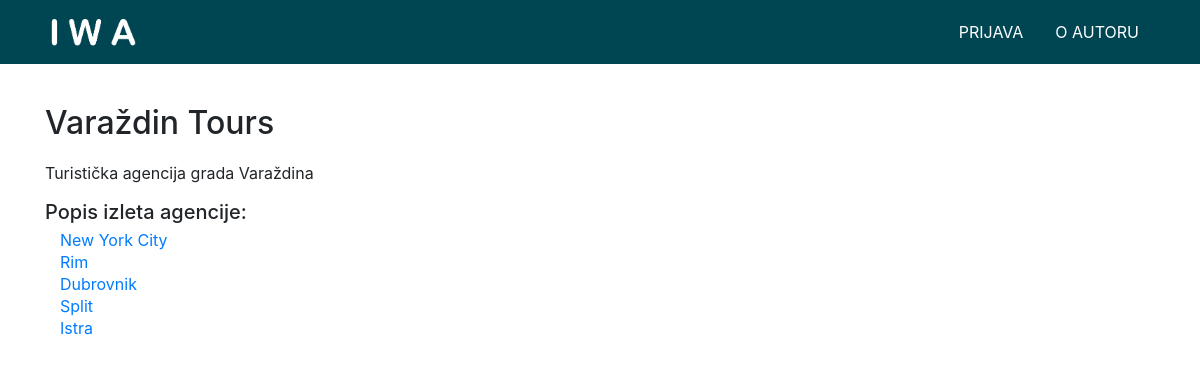
The page /single_agency.php?id=1 on the database its author committed.
### tables this page shows
CREATE TABLE IF NOT EXISTS `agencija` (
  `agencija_id` INT(10) NOT NULL AUTO_INCREMENT,
  `moderator_id` INT(10) NOT NULL,
  `naziv` VARCHAR(50) NOT NULL,
  `opis` TEXT NOT NULL,
  PRIMARY KEY (`agencija_id`, `moderator_id`),
  INDEX `fk_udruga_korisnik1_idx` (`moderator_id` ASC),
  CONSTRAINT `fk_udruga_korisnik1`
    FOREIGN KEY (`moderator_id`)
    REFERENCES `korisnik` (`korisnik_id`)
    ON DELETE NO ACTION
    ON UPDATE NO ACTION);

CREATE TABLE IF NOT EXISTS `rezervacija` (
  `rezervacija_id` INT(10) NOT NULL AUTO_INCREMENT,
  `agencija_id` INT(10) NOT NULL,
  `izlet_id` INT(10) NOT NULL,
  `broj_mjesta` INT(10) NOT NULL,
  INDEX `fk_agencija_has_korisnik_agencija1_idx` (`agencija_id` ASC),
  INDEX `fk_rezervacija_izlet1_idx` (`izlet_id` ASC),
  PRIMARY KEY (`rezervacija_id`),
  CONSTRAINT `fk_agencija_has_korisnik_agencija1`
    FOREIGN KEY (`agencija_id`)
    REFERENCES `agencija` (`agencija_id`)
    ON DELETE NO ACTION
    ON UPDATE NO ACTION,
  CONSTRAINT `fk_rezervacija_izlet1`
    FOREIGN KEY (`izlet_id`)
    REFERENCES `izlet` (`izlet_id`)
    ON DELETE NO ACTION
    ON UPDATE NO ACTION);

CREATE TABLE IF NOT EXISTS `izlet` (
  `izlet_id` INT(10) NOT NULL AUTO_INCREMENT,
  `odrediste` VARCHAR(50) NOT NULL,
  `opis` TEXT NOT NULL,
  `datum_vrijeme_polaska` DATETIME NOT NULL,
  `ukupan_broj_mjesta` INT(10) NOT NULL,
  `slika` TEXT NOT NULL,
  `video` TEXT NULL,
  `organiziran` TINYINT(1) NULL,
  PRIMARY KEY (`izlet_id`));

### baza.php (called while the page is built, shortened)
<?php
function izvrsiUpit($veza,$upit){
	$rezultat = mysqli_query($veza,$upit);
	return $rezultat;
}
?>

### single_agency.php (the view, shortened to what this page needs)
<?php
include_once("baza.php");
$v = otvoriVezu();
$id = $_GET['id'];
$q1 = "SELECT * FROM agencija WHERE agencija_id = '$id';";
$agency_title = izvrsiUpit($v, $q1);
if (isset($_SESSION["tip"]) && $_SESSION["tip"] <= 1) {
    $q2 = "SELECT * FROM agencija, rezervacija, izlet
                WHERE agencija.agencija_id = rezervacija.agencija_id
                AND rezervacija.izlet_id = izlet.izlet_id AND agencija.agencija_id = $id ";
    $activities = izvrsiUpit($v, $q2);
    $all_trips = "SELECT * FROM izlet";
    $select_list = izvrsiUpit($v, $all_trips);
} else {
    $q3 = "SELECT * FROM agencija, rezervacija, izlet
                WHERE agencija.agencija_id = rezervacija.agencija_id
                AND rezervacija.izlet_id = izlet.izlet_id AND agencija.agencija_id = $id";
    $activities = izvrsiUpit($v, $q3);
}
?>
<html lang="en">
<head>
    <link rel="stylesheet" href="./css/style.css">
    <link rel="stylesheet" href="./css/header.css">
    <link rel="stylesheet" href="./css/single_agency.css">
    <link rel="stylesheet" href="https://stackpath.bootstrapcdn.com/bootstrap/4.3.1/css/bootstrap.min.css">
</head>
<body>
    <?php
    include("header.php");
    ?>
    <div class="single-agency">
        <div class="single-agency-container container">
            <div class="col-12">
                <?php
                if ($agency_title->num_rows > 0) {
                    while ($row = mysqli_fetch_array($agency_title)) {
                        echo "<h2 class='title'>" . $row['naziv'] . "</h2>";
                        echo "<p class='description'>" . $row['opis'] . "<p>";
                        break;
                    }
                } ?>
                <h5 class='title activities'> Popis izleta agencije: </h5>
                <?php
                if ($activities->num_rows > 0) { ?>
                    <table>
                        <?php
                        if ($activities->num_rows > 0) {
                            while ($row = mysqli_fetch_array($activities)) {
                                echo "<tr>" .
                                    "<td>" . "<a class='description col-6' href=\"trip.php?trip_id=" . $row[8] . "&agency_id=" . $id . "\">" . $row[9] . "</a>" . "</td>"  ?>
                                </tr>
                            <?php }
                    } ?>
                    </table>
                <?php }
            ?>
            </div>
        </div>
    </div>
</body>
</html>

### header.php (shortened to what this page needs)
<header class="header">
  <div class="header-container container">
    <nav class="navigation">
      <a href="index.php" class="logo"></a>
      <ul class="desktop-nav">
        <?php
        if (isset($_SESSION["tip"])) {
          echo '<li><a href="user.php">' . $_SESSION["ime"] . '</a></li>';
          echo '<li><a href="login.php?odjava=1">Odjava</a></li>';
        } else {
          echo '<li><a href="login.php">Prijava</a></li>';
        }
        ?>
        <li><a href="o_autoru.html">O autoru</a></li>
      </ul>
    </nav>
  </div>
</header>

### style.css (style rules this page uses)
* { border: 0; margin: 0; padding: 0; -webkit-box-sizing: border-box; box-sizing: border-box; outline: 0; }
body { line-height: 16px; }
p { font-size: 14px; line-height: 16px; margin: 0px; }
button, input, select, textarea, ul, li, a, h1, h2, h3, h4, h5, h6 { line-height: normal; margin: 0px; }

### header.css (style rules this page uses)
.header { height: 45px; position: fixed; display: -webkit-box; display: -ms-flexbox; display: flex; -webkit-box-pack: center; -ms-flex-pack: center; justify-content: center; z-index: 1000; top: 0; width: 100%; background: #004652; }
.header .header-container { display: -webkit-box; display: -ms-flexbox; display: flex; -webkit-box-align: center; -ms-flex-align: center; align-items: center; }
.header .header-container .navigation { display: -webkit-box; display: -ms-flexbox; display: flex; -webkit-box-pack: justify; -ms-flex-pack: justify; justify-content: space-between; -webkit-box-align: center; -ms-flex-align: center; align-items: center; width: 100%; }
.header .header-container .navigation .logo { height: 25px; width: 205px; background: url(../logo-white.png) no-repeat; background-size: contain; }
.header .header-container .navigation .desktop-nav { display: none; list-style-type: none; margin: 0; padding: 0; }
.header .header-container .navigation .desktop-nav li { float: left; }
.header .header-container .navigation .desktop-nav li a { display: block; font-size: 16px; color: white; text-align: center; text-transform: uppercase; padding: 14px 16px; text-decoration: none; cursor: pointer; }
@media screen and (min-width: 768px) { .header { height: 64px; } }
@media screen and (min-width: 768px) { .header .header-container .navigation .logo { height: 40px; } }
@media screen and (min-width: 992px) { .header .header-container .navigation .desktop-nav { display: -webkit-box; display: -ms-flexbox; display: flex; -webkit-box-align: center; -ms-flex-align: center; align-items: center; } }

### single_agency.css (style rules this page uses)
.single-agency { height: calc(100vh - 44px); margin-top: 44px; }
.single-agency .single-agency-container { padding: 40px 0px; height: 100%; }
.single-agency .single-agency-container .title { margin-bottom: 20px; }
.single-agency .single-agency-container .title.activities { margin-bottom: 5px; }
.single-agency .single-agency-container .description { font-size: 16px; line-height: 22px; }
@media screen and (min-width: 768px) { .single-agency { height: calc(100vh - 64px); margin-top: 64px; } }

### rows shown on the page
agencija: naziv "Varaždin Tours", opis "Turistička agencija grada Varaždina"
rezervacija: izlet.odrediste "New York City"
rezervacija: izlet.odrediste "Rim"
rezervacija: izlet.odrediste "Dubrovnik"
rezervacija: izlet.odrediste "Split"
rezervacija: izlet.odrediste "Istra"
